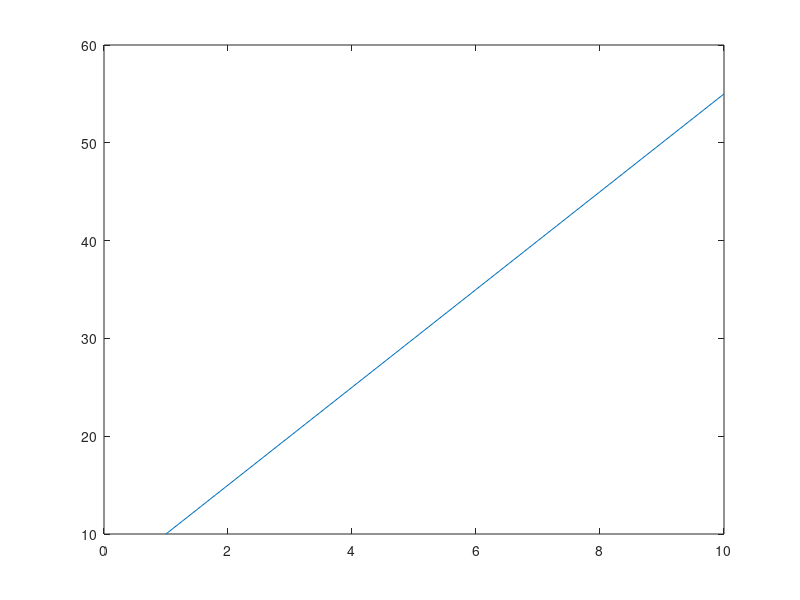

The MATLAB source for this figure:
%%%%%%%%% Calculate input observability for various structures %%%%%%%%%
clear;
close all;
% load structure.mat; % load xPhys

T = 1e1; % maximum time
nsteps = 1e1; % time interval

%% set up finite element method
% Set parameters
nelx = 10; % horizontal number of elements (left to right)
nely = 1; % vertical number of elements (top to down)
penal = 3; % polynomial order to define density-young's modulus relationship
E0 = 1; % young's modulus at density=1
Emin = 1e-9; % young's modulus at density=0, keep this small
nu = 0.3; % poisson's ratio

% element-wise stiffness matrix for a quadrilateral element (square in shape)
A11 = [12  3 -6 -3;  3 12  3  0; -6  3 12 -3; -3  0 -3 12]; %stiffness matrix
A12 = [-6 -3  0  3; -3 -6 -3 -6;  0 -3 -6  3;  3 -6  3 -6];
B11 = [-4  3 -2  9;  3 -4 -9  4; -2 -9 -4 -3;  9  4 -3 -4];
B12 = [ 2 -3  4 -9; -3  2  9 -2;  4  9  2  3; -9 -2  3  2];
KE = 1/(1-nu^2)/24*([A11 A12;A12' A11]+nu*[B11 B12;B12' B11]);

% element-wise consistent mass matrix for a quadrilateral element (square in shape)
ME = (4*eye(8) + [zeros(4),eye(4);eye(4),zeros(4)] + repmat(kron([0 1;1 0],2*eye(2)),2,2))/9;

% define material density
% this is now loaded from an existing file structure.mat
xPhys = ones(nely,nelx);
[nely,nelx] = size(xPhys);

% element-to-global assembly
nodenrs = reshape(1:(1+nelx)*(1+nely),1+nely,1+nelx);
edofVec = reshape(2*nodenrs(1:end-1,1:end-1)+1,nelx*nely,1);
edofMat = repmat(edofVec,1,8)+repmat([0 1 2*nely+[2 3 0 1] -2 -1],nelx*nely,1);
iK = reshape(kron(edofMat,ones(8,1))',64*nelx*nely,1);
jK = reshape(kron(edofMat,ones(1,8))',64*nelx*nely,1);
sK = reshape(KE(:)*(Emin+xPhys(:)'.^penal*(E0-Emin)),64*nelx*nely,1);
K = sparse(iK,jK,sK); K = (K+K')/2;
sM = reshape(ME(:)*xPhys(:)',64*nelx*nely,1);
M = sparse(iK,jK,sM); M = (M+M')/2;

% define loads and dofs
F = sparse(2*(nelx+1)*(nely+1),1,-1,2*(nely+1)*(nelx+1),1);
fixeddofs = [1:2*(nely+1)];
alldofs = [1:2*(nely+1)*(nelx+1)];
freedofs = setdiff(alldofs,fixeddofs);

% dynamic solution
p = size(freedofs,2); % DOF of the system, number of state is 2p


% prepare matrices for input (force) estimation
dt = T/nsteps;
Kb = K(freedofs,freedofs);
Mb = M(freedofs,freedofs);
Fb = F(freedofs);
A = [zeros(p), -Mb\Kb; eye(p), zeros(p)];
B = [inv(Mb); zeros(p)];

% set observer
% S = zeros(p,1); %Sa in the document
% S(2:2:p) = 1;
% S = diag(S);
num_observer = 5;
S = zeros(num_observer,p); 
S(:,randperm(p,num_observer))=eye(num_observer);

% convert continuous time to discrete time
AA = expm(A*dt);
BB = inv(A)*(AA-eye(2*p))*B;
% check AA and BB calculation, OK this is correct
y = zeros(nsteps,2*p);
for i = 2:size(y,1)
    y(i,:) = (AA*y(i-1,:)' + BB*Fb)';
end
   
% calculate matrices for observability
D = S*inv(Mb);
C1 = -S*inv(Mb)*Kb;
B1 = inv(Mb);
A1 = -inv(Mb)*Kb;
C = [zeros(num_observer,p), C1];

% M2 follows corollary 5 eq 35
% M1 follows eq 13b

% M2 = [];
% rankM2 = zeros(floor((nsteps-1)/2)+2,1);
% for i = 0:floor((nsteps-1)/2)+1
%     M2 = [M2; S*A1^i*B1];
%     rankM2(i+1) = rank(M2);
% end
M2 = D;
M1 = [zeros(num_observer*nsteps,p);M2];
rankM2 = zeros(nsteps,1);
rankM1 = zeros(nsteps,1);
for i = 0:nsteps-1
    M2 = [M2; C*A^i*B];
    M1 = [[zeros(num_observer*(nsteps-1-i),p);M2],M1];
    rankM2(i+1) = rank(M2);
    rankM1(i+1) = rank(M1);
end

plot(1:nsteps,rankM1);




